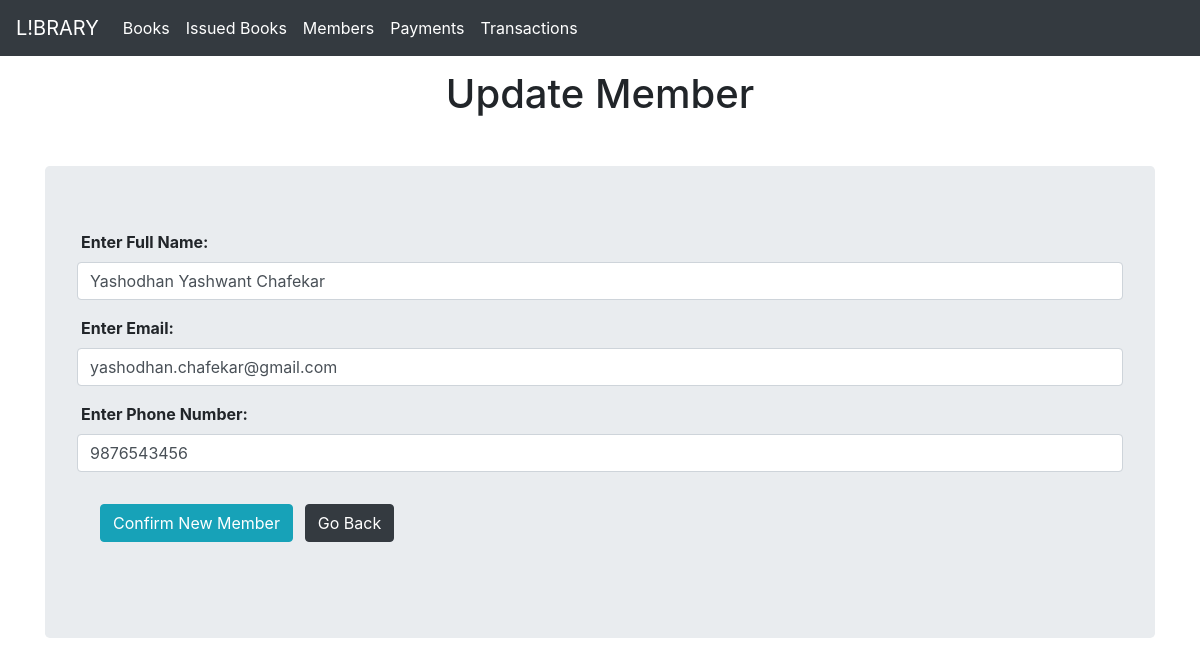
The page /update_member/1 on the database as committed earlier.
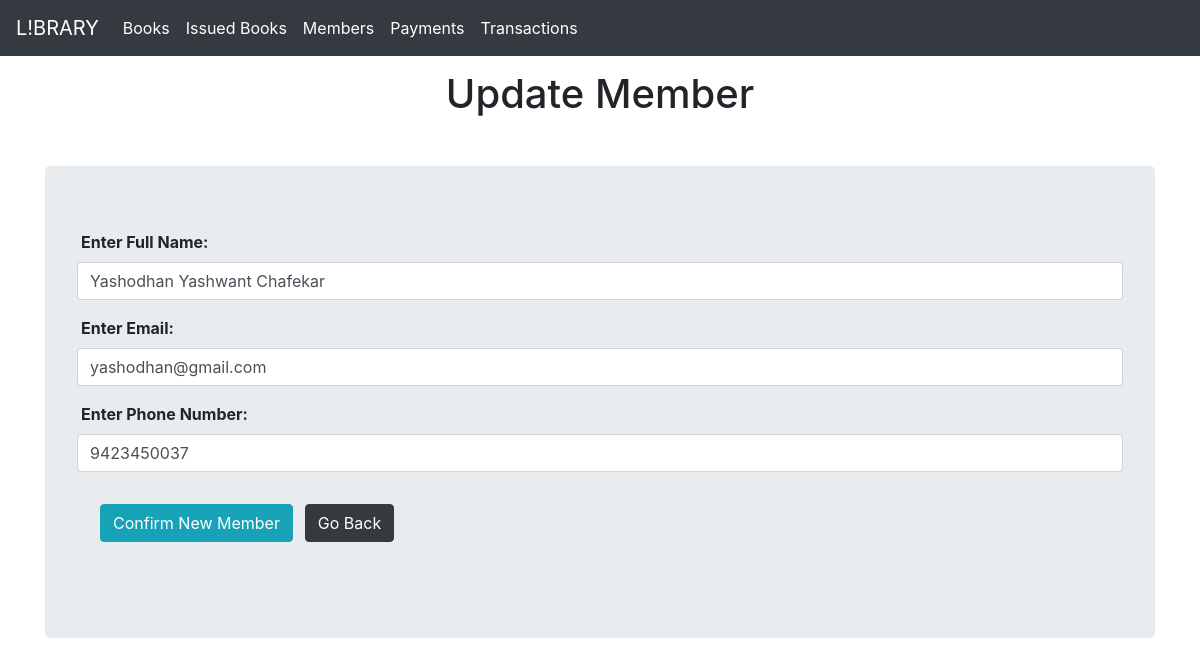
The same page on the database as committed later.
### Library/models.py (models this page shows)
class Member(db.Model):
    id = db.Column(db.Integer, primary_key=True)
    fullname = db.Column(db.String(100))
    email = db.Column(db.String(100))
    phone = db.Column(db.String(13))
    debt = db.Column(db.Integer)
    has_book = db.Column(db.Boolean, default=False )

### Library/members.py (the view, shortened to what this page needs)
@members.route('/update_member/<int:id>', methods=['GET', 'POST'])
def update_member(id):
    member = Member.query.get(id)
    return render_template('member_update_form.html', data=member)

### Library/templates/member_update_form.html (shortened to what this page needs)
{% extends 'base.html' %}
{% block body %}
<div class="container my-4" style="text-align:center ;">
    <h1>Update Member</h1>
</div>
    <div class="container my-5 jumbotron" style="width:100%; font-weight:bold;">
        <form action="/update_member/{{data.id}}" method="POST">
            <div class="form-group">
              <label class="mx-1" for="member_fullname">Enter Full Name: </label>
              <input type="text" class="form-control mr-sm-2" style="width:100%" name="member_fullname" value="{{data.fullname}}" id="member_fullname" autocomplete="off" required>
            </div>
            <div class="form-group">
              <label class="mx-1 " for="member_email">Enter Email: </label>
              <input type="email" class="form-control mr-sm-2" style="width:100%" name="member_email" value="{{data.email}}" id="member_email" autocomplete="off" required>
            </div>
            <div class="form-group">
              <label class="mx-1 " for="member_phone">Enter Phone Number: </label>
              <input type="tel" class="form-control mr-sm-2" style="width:100%" name="member_phone" value="{{data.phone}}" id="member_phone" autocomplete="off" required>
            </div>
            <div class="container my-3">
              <input type="submit" value="Confirm New Member" class="btn btn-info mx-2 my-3" >
              <a href="/member_list" class="btn btn-dark my-3 ">Go Back</a>
          </div>
          </form>
    </div>
{% endblock %}

Rows that differ between the two databases and show on the page:
changed Member "Yashodhan Yashwant Chafekar": member_email "yashodhan.chafekar@gmail.com" → "yashodhan@gmail.com"; member_phone "9876543456" → "9423450037"
